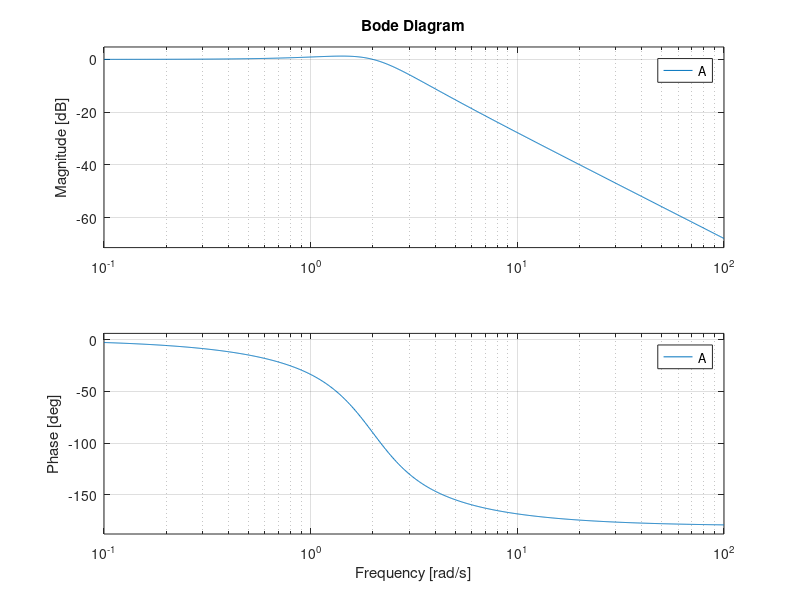

The MATLAB source for this figure: (Note: this script raises an error after producing the figure.)
%% Question 1 Plots
clear all, close all

A = tf([1],[0.25 0.5 1])

figure(1)
subplot(2,2,1)
impulse(A)
subplot(2,2,3)
step(A)
subplot(2,2,[2,4])
bode(A)

suptitle('Plots')

% figure(2)
% freqz([1],[0.25 0.5 1],20000)

figure(2)
bode(A)

%% Question 4 i) impulse,step
clear all, close all

A = tf([1],[0.001 0.05 1])

figure(1)

subplot(2,2,1)
impulse(A)
subplot(2,2,[2,4])
bode(A)
subplot(2,2,3)
step(A)

suptitle('Open Loop System plots')


%% question 4 i) root locus 
clear all, close all
A = tf([1],[0.001 0.05 1])

figure(1)
subplot(1,2,1)
rlocus(A)
title('Root locus for k > 0')

subplot(1,2,2)
rlocus(-A)
title('Root locus for k < 0')

suptitle('Root Locus Plot')
%% question 4 ii) pzmap and step and impulse, bode for k =1
clear all, close all
A = tf([1],[0.001 0.05 2])

figure(1)
subplot(2,2,1)
pzmap(A)

subplot(2,2,2)
impulse(A)

subplot(2,2,3)
step(A)

subplot(2,2,4)
bode(A)

suptitle('Closed Loop System with k = 1')




%% Question 4 descritize c2d with  iii)zero order hold
clear all, close all
H = tf([1],[0.005 0.05 2])

figure(1)
title('The Tittle')
subplot(2,2,1)
Hd = c2d(H,0.05,'zoh')
step(Hd,'--',H,'-')
legend({'Discrete','Continuous'},'Location','best')

subplot(2,2,2)
impulse(Hd,'--',H,'-')
legend({'Discrete','Continuous'},'Location','best')

subplot(2,2,3)
pzmap(Hd)

subplot(2,2,4)
bode(Hd,'--',H,'-')
legend({'Discrete','Continuous'},'Location','best')

suptitle('Discretized System using Zero Order Hold')
%% Question 4 descritize impulse invariance iii)impulse invariance

clear all 
H = tf([1],[0.005 0.5 2])



figure(1)
subplot(2,2,1)
Hd = c2d(H,0.05,'zoh')
step(Hd,'--',H,'-')
legend({'Discrete','Continuous'},'Location','best')

subplot(2,2,2)
impulse(Hd,'--',H,'-')
legend({'Discrete','Continuous'},'Location','best')

subplot(2,2,3)
pzmap(Hd)

subplot(2,2,4)
bode(Hd,'--',H,'-')
legend({'Discrete','Continuous'},'Location','best')

suptitle('Discretized System using Impulse Invariance Method')